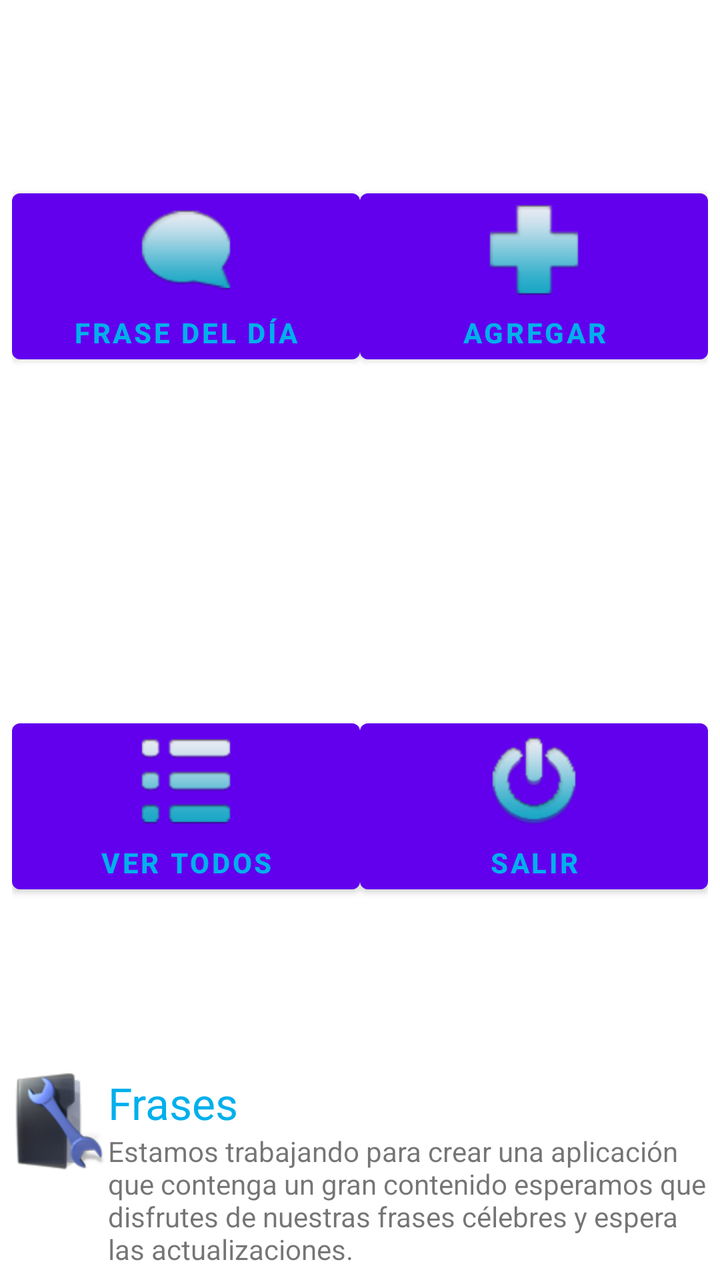
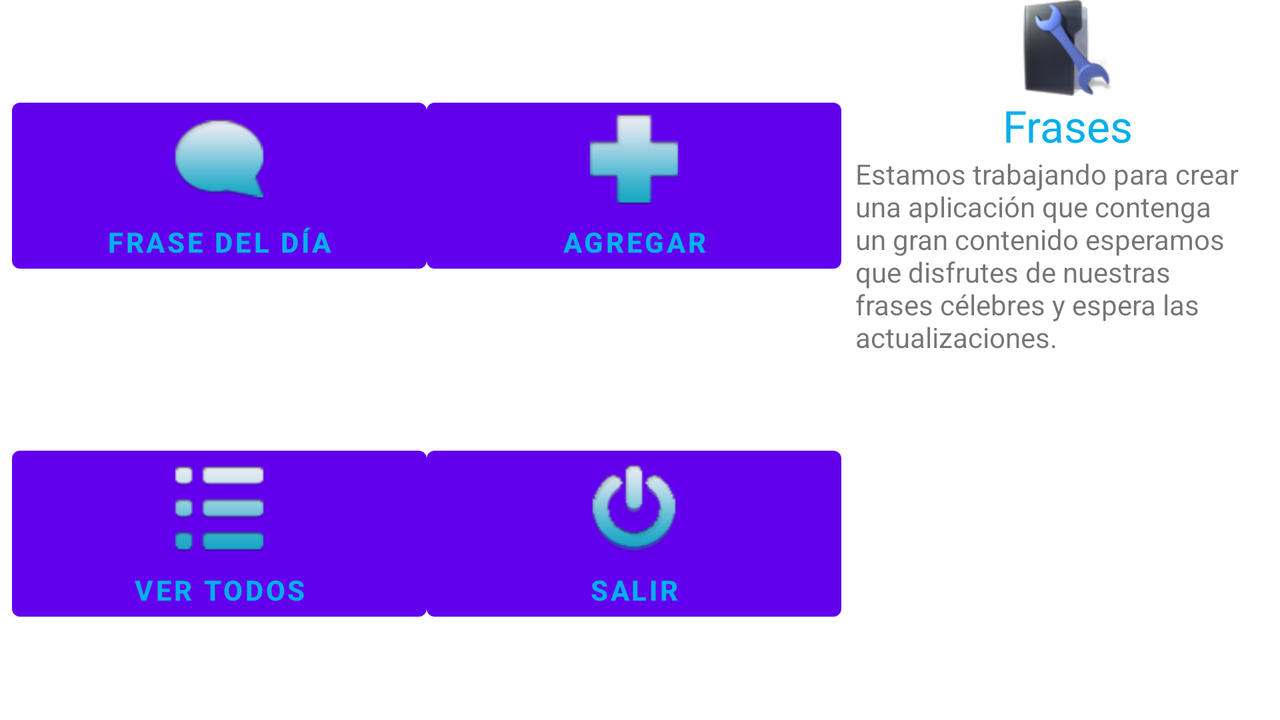

One screen, two layout resources from the same app: the default and the repository's alternative for another configuration. Each is rendered where Android would select it; the XML of both is given below.
<!-- AndroidManifest.xml: fallback theme Theme.MaterialComponents.DayNight.NoActionBar -->
<!-- res/layout/main.xml -->
<?xml version="1.0" encoding="utf-8"?>
<LinearLayout xmlns:android="http://schemas.android.com/apk/res/android"
	android:id="@+id/home_root" android:orientation="vertical"
	android:layout_width="fill_parent" android:layout_height="fill_parent">

	<LinearLayout xmlns:android="http://schemas.android.com/apk/res/android"
		style="@style/TitleBar">
		<include layout="@layout/action_bar" android:layout_width="fill_parent"
			android:layout_height="wrap_content" />
	</LinearLayout>

	<LinearLayout android:orientation="vertical"
		android:layout_width="fill_parent" android:layout_height="wrap_content"
		android:layout_weight="1" android:padding="6dip">
		<LinearLayout android:orientation="horizontal"
			android:layout_width="fill_parent" android:layout_height="wrap_content"
			android:layout_weight="1">

			<Button style="@style/HomeButton" android:text="@string/frase_dia_label"
				android:drawableTop="@drawable/frase_diaria_button_selector"
				android:id="@+id/frase_dia_button" />
			<Button android:id="@+id/agregar_button" style="@style/HomeButton"
				android:text="@string/agregar" android:drawableTop="@drawable/agregar_button_selector" />
		</LinearLayout>

		<LinearLayout android:orientation="horizontal"
			android:layout_width="fill_parent" android:layout_height="wrap_content"
			android:layout_weight="1">
			<Button android:id="@+id/ver_todo_button" style="@style/HomeButton"
				android:text="@string/ver_todos" android:drawableTop="@drawable/list_button_selector" />
			<Button style="@style/HomeButton" android:text="@string/salir"
				android:drawableTop="@drawable/exit_button_selector" android:id="@+id/exit_button" />
		</LinearLayout>
		<LinearLayout android:id="@+id/button_root"
			android:layout_width="fill_parent" android:layout_height="wrap_content"
			android:orientation="vertical">
			<View android:background="#ffffff" android:layout_width="fill_parent" android:layout_height="1dip" android:layout_centerVertical="true" android:id="@+id/line"/>
			<LinearLayout android:layout_height="wrap_content"
				android:id="@+id/button"
				android:orientation="horizontal" android:layout_width="wrap_content">
				<ImageView android:layout_height="wrap_content"
					android:layout_width="wrap_content" android:id="@+id/button_image"
					android:src="@drawable/ic_developer"></ImageView>
				<LinearLayout android:id="@+id/button_text"
					android:layout_width="wrap_content" android:layout_height="wrap_content"
					android:orientation="vertical">
					<TextView android:id="@+id/textView1"
						android:layout_width="wrap_content" android:layout_height="wrap_content"
						android:textAppearance="?android:attr/textAppearanceLarge"
						android:textColor="@color/autor_text" android:text="@string/app_name"></TextView>
					<TextView android:id="@+id/textView2"
						android:layout_width="wrap_content" android:layout_height="wrap_content"
						android:textAppearance="?android:attr/textAppearanceSmall"
						android:text="@string/button_description"></TextView>
				</LinearLayout>
			</LinearLayout>
		</LinearLayout>
	</LinearLayout>
</LinearLayout>
<!-- res/layout/action_bar.xml (included above) -->
<?xml version="1.0" encoding="utf-8"?>
<LinearLayout xmlns:android="http://schemas.android.com/apk/res/android" style="@style/TitleBar" android:background="@color/autor_text">
    <ImageView style="@style/TitleBarLogo"
    	android:id="@+id/title_logo"
        android:contentDescription="@string/description_logo"
        android:src="@drawable/title_logo"
        android:onClick="onActionBarButtonClick" />

    <View style="@style/TitleBarSpring" />

    <ImageView style="@style/TitleBarSeparator" />
    <ImageButton style="@style/TitleBarAction"
        android:id="@+id/btn_title_refresh"
        android:contentDescription="@string/description_refresh"
        android:src="@drawable/ic_title_refresh"
        android:onClick="onActionBarButtonClick" />
    <ProgressBar style="@style/TitleBarProgressIndicator"
        android:id="@+id/title_refresh_progress"
        android:visibility="gone" />

    <ImageView style="@style/TitleBarSeparator" />
    <ImageButton style="@style/TitleBarAction"
        android:contentDescription="@string/description_search"
        android:src="@drawable/ic_title_search"
        android:onClick="onActionBarButtonClick" android:id="@+id/btn_title_search"/>
</LinearLayout>
<!-- resources referenced by this layout -->
<resources>
  <color name="autor_text">#00afec</color>
  <!-- drawable list_button_selector (drawable) -->
  <?xml version="1.0" encoding="utf-8"?>
  <selector xmlns:android="http://schemas.android.com/apk/res/android">
      <item android:state_focused="true" android:state_pressed="true" android:drawable="@drawable/ic_list_pressed"/>
      <item android:state_focused="false" android:state_pressed="true" android:drawable="@drawable/ic_list_pressed"/>
      <item android:state_focused="true" android:drawable="@drawable/ic_list_selected"/>
      <item android:state_focused="false" android:state_pressed="false" android:drawable="@drawable/ic_list_default"/>
  </selector>
  <string name="agregar">Agregar</string>
  <string name="app_name">Frases</string>
  <string name="button_description">Estamos trabajando para crear una aplicación que contenga un gran contenido esperamos que disfrutes de nuestras frases célebres y espera las actualizaciones.</string>
  <string name="description_logo">Frases Roque</string>
  <string name="description_refresh">Refresh</string>
  <string name="description_search">Search</string>
  <string name="frase_dia_label">Frase del día</string>
  <string name="salir">Salir</string>
  <string name="ver_todos">Ver todos</string>
  <style name="HomeButton">
          <item name="android:layout_gravity">center_vertical</item>
          <item name="android:layout_width">fill_parent</item>
          <item name="android:layout_height">wrap_content</item>
          <item name="android:layout_weight">1</item>
          <item name="android:gravity">center_horizontal</item>
          <item name="android:textSize">@dimen/text_size_medium</item>
          <item name="android:textStyle">bold</item>
          <item name="android:textColor">@color/autor_text</item>
          <item name="android:background">@null</item>
      </style>
  <style name="TitleBar">
          <item name="android:id">@id/title_container</item>
          <item name="android:layout_width">fill_parent</item>
          <item name="android:layout_height">@dimen/title_height</item>
          <item name="android:orientation">horizontal</item>
      </style>
  <style name="TitleBarAction">
          <item name="android:layout_width">@dimen/title_height</item>
          <item name="android:layout_height">fill_parent</item>
          <item name="android:background">@color/autor_text</item>
      </style>
  <style name="TitleBarLogo">
          <item name="android:id">@id/title_logo</item>
          <item name="android:layout_width">wrap_content</item>
          <item name="android:layout_height">fill_parent</item>
          <item name="android:clickable">true</item>
      </style>
  <style name="TitleBarProgressIndicator" parent="@android:style/Widget.ProgressBar.Small">
          <item name="android:layout_width">wrap_content</item>
          <item name="android:layout_height">wrap_content</item>
          <item name="android:layout_marginLeft">14dip</item>
          <item name="android:layout_marginRight">15dip</item>
          <item name="android:layout_marginTop">14dip</item>
          <item name="android:indeterminate">true</item> 
      </style>
  <style name="TitleBarSeparator">
          <item name="android:layout_width">1px</item>
          <item name="android:layout_height">fill_parent</item>
          <item name="android:background">@color/title_separator</item>
      </style>
  <style name="TitleBarSpring">
          <item name="android:layout_width">0dp</item>
          <item name="android:layout_height">fill_parent</item>
          <item name="android:layout_weight">1</item>
      </style>
  <color name="title_separator">#162D44</color>
</resources>
<!-- res/layout-land/main.xml (the repository's variant of the layout above) -->
<!-- drawn on the phone turned sideways -->
<?xml version="1.0" encoding="utf-8"?>
<LinearLayout xmlns:android="http://schemas.android.com/apk/res/android"
    android:id="@+id/home_root"
    android:orientation="vertical"
    android:layout_width="fill_parent"
    android:layout_height="fill_parent">
    
    <LinearLayout style="@style/TitleBar">
    	<include layout="@layout/action_bar"  android:layout_width="fill_parent" android:layout_height="wrap_content"/>
    </LinearLayout>

	<LinearLayout
	    android:id="@+id/content"
	    android:layout_width="fill_parent"
	    android:layout_weight="1" android:layout_height="fill_parent">
	    <LinearLayout
            android:orientation="vertical"
            android:padding="6dip" android:layout_weight="1" android:layout_height="fill_parent" android:layout_width="fill_parent">
            <LinearLayout
                android:orientation="horizontal"
                android:layout_width="fill_parent"
                android:layout_height="wrap_content"
                android:layout_weight="1">
                
        		<Button
    				style="@style/HomeButton"
    				android:text="@string/frase_dia_label"
    				android:drawableTop="@drawable/frase_diaria_button_selector" android:id="@+id/frase_dia_button" android:layout_weight="1"/>
    			<Button
    				android:id="@+id/agregar_button"
    				style="@style/HomeButton"
    				android:text="@string/agregar"
    				android:drawableTop="@drawable/agregar_button_selector" android:layout_weight="1"/>
    		</LinearLayout>
    		
    		<LinearLayout
    			android:orientation="horizontal"
                android:layout_width="fill_parent"
                android:layout_height="wrap_content"
                android:layout_weight="1">
    			<Button
    				android:id="@+id/ver_todo_button"
    				style="@style/HomeButton"
    				android:text="@string/ver_todos"
    				android:drawableTop="@drawable/list_button_selector" android:layout_weight="1"/>
    			<Button
    				style="@style/HomeButton"
    				android:text="@string/salir"
    				android:drawableTop="@drawable/exit_button_selector" android:id="@+id/exit_button" android:layout_weight="1"/> 
    		</LinearLayout>
    	</LinearLayout>
	    <LinearLayout android:id="@+id/button_root" android:layout_width="fill_parent" android:orientation="horizontal" android:layout_gravity="bottom" android:layout_height="fill_parent" android:layout_weight="2">
	        <View android:id="@+id/line" android:background="#ffffff" android:layout_height="fill_parent" android:layout_width="1dp"></View>
	        <LinearLayout android:id="@+id/button" android:orientation="vertical" android:layout_gravity="bottom" android:layout_width="fill_parent" android:layout_height="fill_parent">
	            <ImageView android:id="@+id/button_image" android:src="@drawable/ic_developer" android:layout_height="wrap_content" android:layout_width="wrap_content" android:layout_gravity="center_horizontal"></ImageView>
	            <LinearLayout android:id="@+id/button_text" android:orientation="vertical" android:layout_height="wrap_content" android:layout_width="wrap_content">
	                <TextView android:text="@string/app_name" android:textColor="@color/autor_text" android:id="@+id/textView1" android:textAppearance="?android:attr/textAppearanceLarge" android:layout_height="wrap_content" android:layout_width="wrap_content" android:layout_weight="1" android:layout_gravity="center_horizontal"></TextView>
	                <TextView android:text="@string/button_description" android:id="@+id/textView2" android:textAppearance="?android:attr/textAppearanceSmall" android:layout_weight="1" android:layout_height="wrap_content" android:layout_width="wrap_content"></TextView>
	            </LinearLayout>
	        </LinearLayout>
	    </LinearLayout>
	</LinearLayout>
</LinearLayout>
